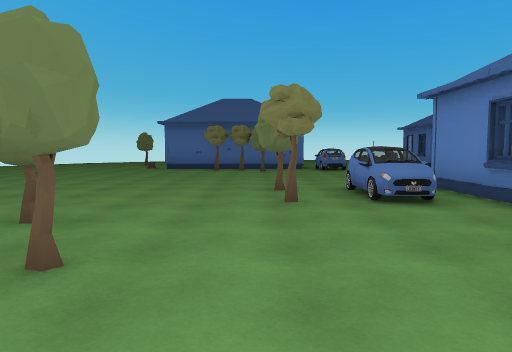
[1] (above)

21 first-person views from a walk through a 3-D level made in the Unity game engine. The camera is 1.4 m above the floor, tilts 4° down and sees 70° across. The floor is counted in squares, 2 m on a side. Each view is taken from the middle of a square. On the plan, view 1 faces up. The plan holds only what a view shows up to about 11 squares ahead; the rest is blank. The player character is not drawn.

[2]
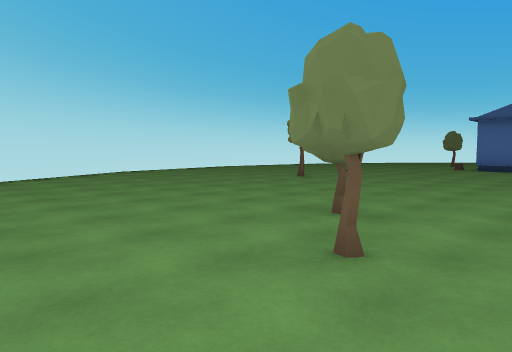

[3]
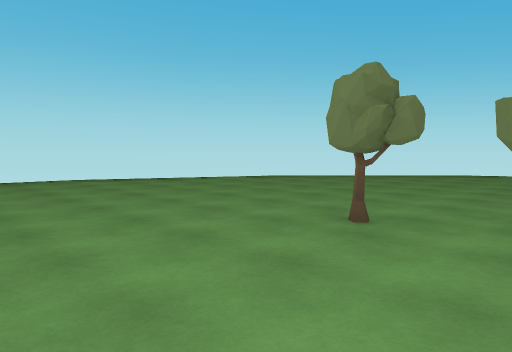

[4]
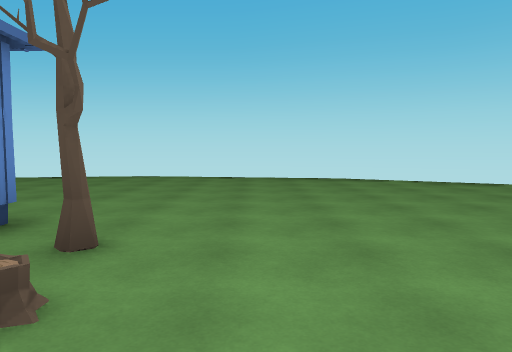

[5]
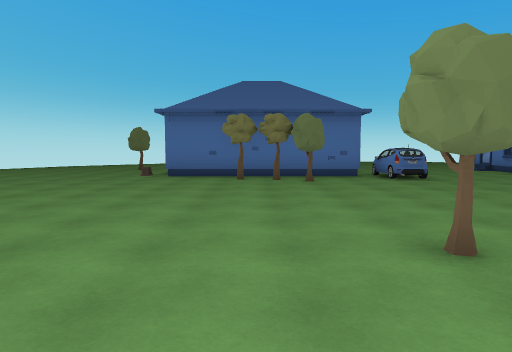

[6]
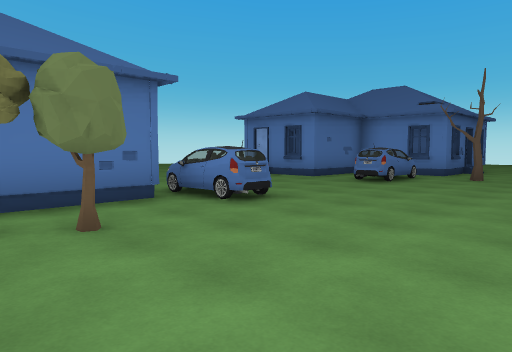

[7]
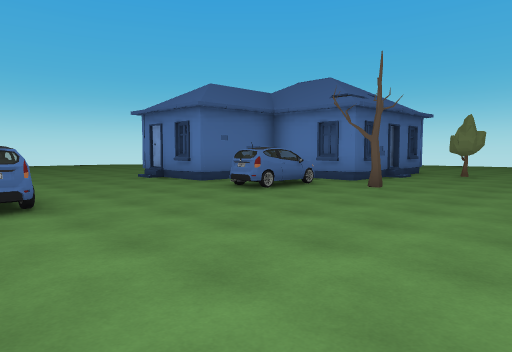

[8]
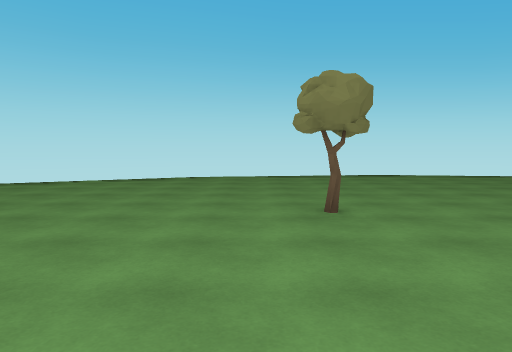

[9]
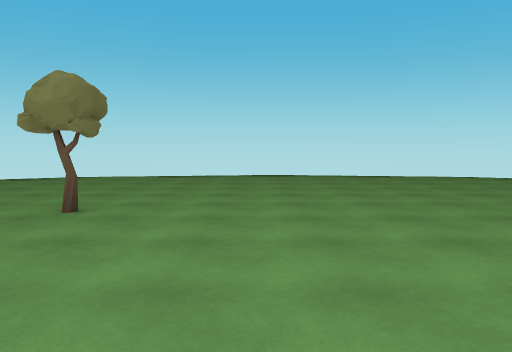

[10]
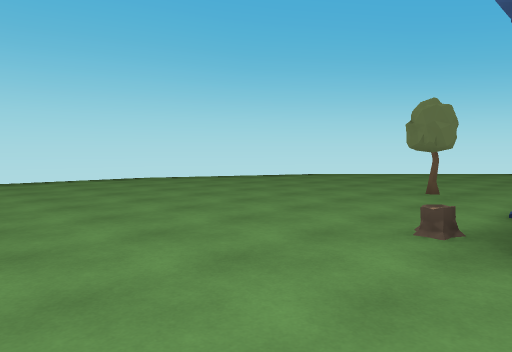

[11]
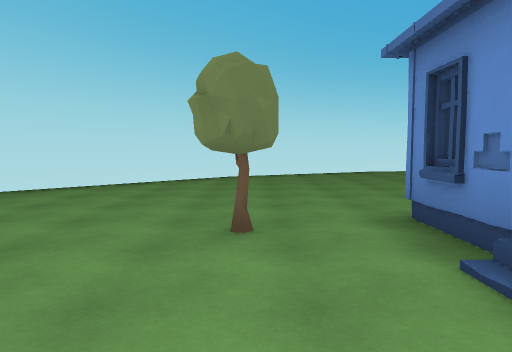

[12]
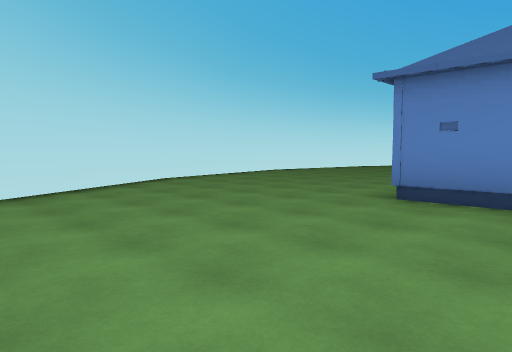

[13]
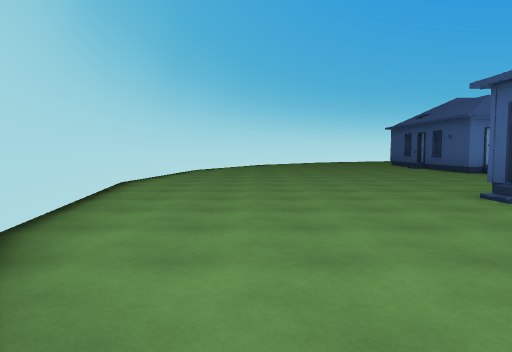

[14]
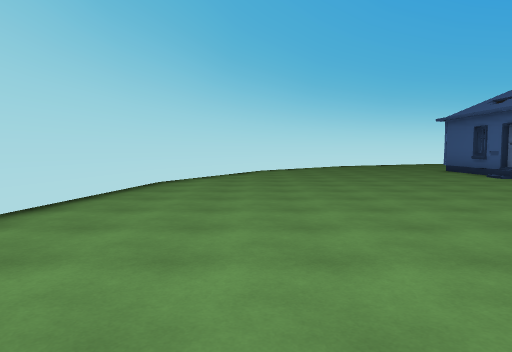

[15]
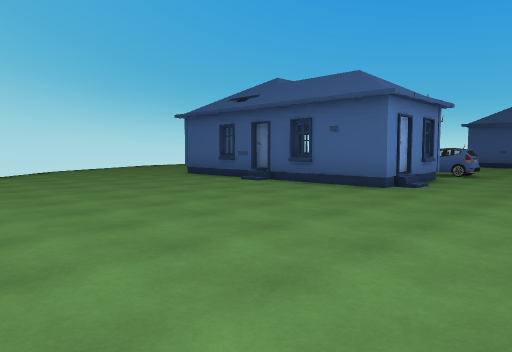

[16]
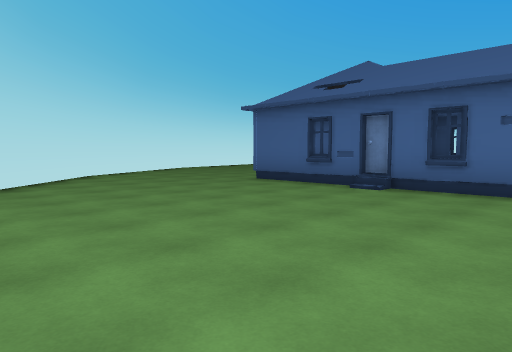

[17]
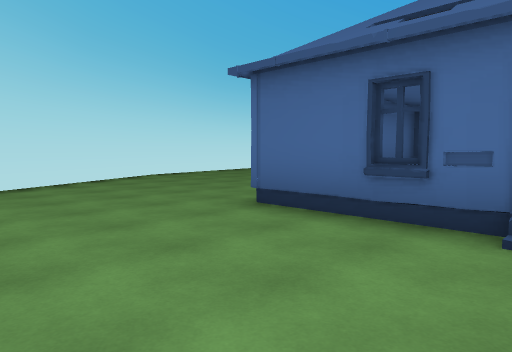

[18]
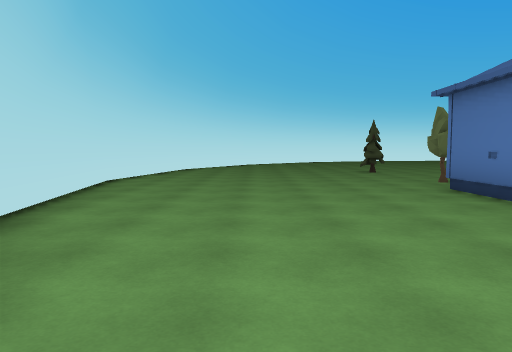

[19]
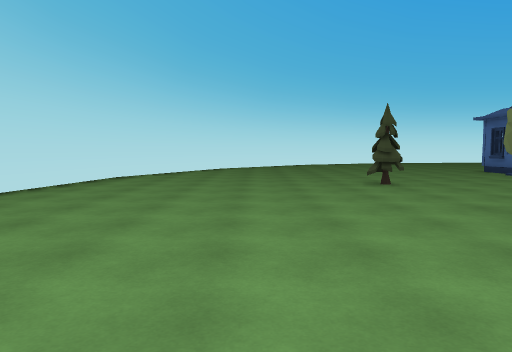

[20]
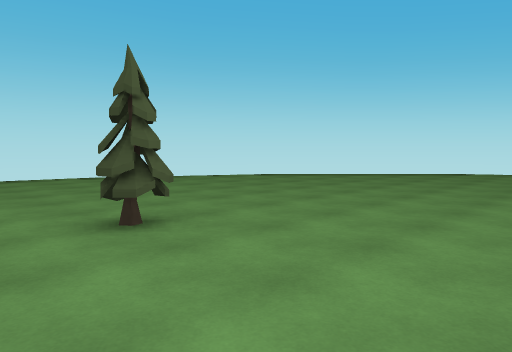

[21]
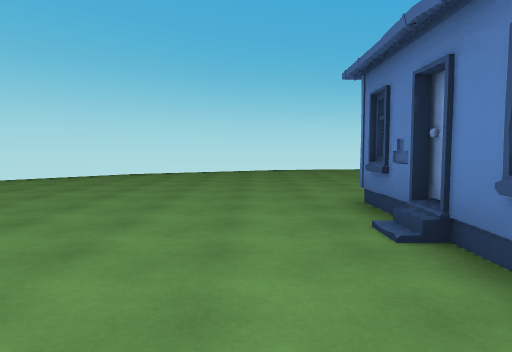

### Floor plan
Key: @ floor where view 1 was taken; # wall or solid block; . floor; T tree; C car; H house.
Columns run from 13 left of view 1 to 21 right of it. Each row starts with its distance up from view 1.
 27             ###########
 26           ###.........###
 25         ###.............##
 24       ###.................
 23      ##.....................##
 22     ##.......................##
 21     #.........................#
 20    ##.......#HH...............##
 19   ##........H   ...............##
 18   #.......H      ...............#
 17  ##.....T.H      ...HHHHHHH.....##
 16  #........H     ....H       .....#
 15  #........H    .....###H  H......#
 14  #........#####.C......H  H......#
 13  #..........TT..C...CC.HHHH......#
 12 ##...........T...................##
 11 #.....................T...T.......#
 10 #.................................#
  9 ##...............................##
  8  #.....T...........    ..........#
  7  #...........T..  #   ....T......#
  6  #...........T.C.    H...........#
  5  #...........T.C.H   H...........#
  4  ##........T.....    H..........##
  3   #........T....     H..........#
  2   ##........T....    ..........##
  1    ##..........T.H   .........##
  0     #........@....   .........#
 -1     ##............   ........##
 -2      ##............ ........##
 -3       ###.................###
 -4         ###.........     ##
 -5           ###........
 -6             #########

Where each view was taken, in squares from view 1:
view 1: 0 up, 0 right, facing up
view 2: 0 up, 0 right, facing up-left
view 3: 4 up, 2 right, facing down-left
view 4: 4 up, 1 right, facing down
view 5: 4 up, 1 left, facing up
view 6: 9 up, 1 left, facing up-right
view 7: 8 up, 2 right, facing up-right
view 8: 7 up, 2 left, facing left
view 9: 10 up, 2 left, facing left
view 10: 11 up, 3 left, facing up-left
view 11: 14 up, 5 left, facing up
view 12: 18 up, 6 left, facing up-right
view 13: 24 up, 4 left, facing right
view 14: 24 up, 1 right, facing right
view 15: 24 up, 4 right, facing down-right
view 16: 24 up, 7 right, facing down-right
view 17: 21 up, 10 right, facing down-right
view 18: 19 up, 17 right, facing down
view 19: 15 up, 16 right, facing down
view 20: 9 up, 10 right, facing down-right
view 21: 8 up, 10 right, facing down
